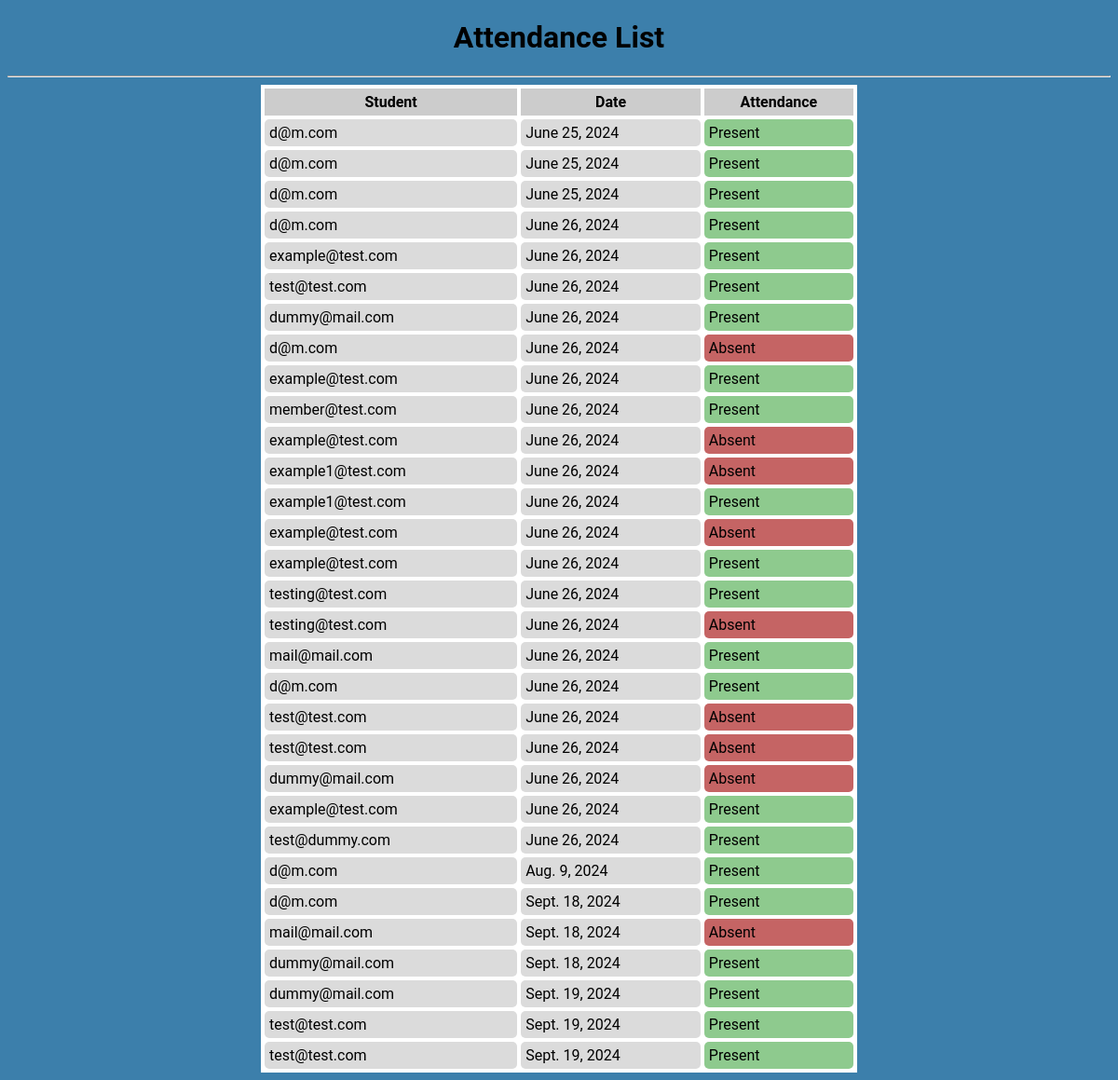
The page /attendance_list/ (signed in) on the database its author committed.
### school/models.py (models this page shows, shortened)
class Attendance(models.Model):
    student = models.ForeignKey(CustomUser, on_delete=models.CASCADE, limit_choices_to={'role': 'STUDENT'})
    date = models.DateField(default=timezone.now)
    is_present = models.BooleanField(default=False)

class CustomUser(AbstractBaseUser, PermissionsMixin):
    ROLE_CHOICES = (
        ('TEACHER', 'Teacher'),
        ('STUDENT', 'Student'),
    )
    email = models.EmailField(unique=True)
    role = models.CharField(max_length=10, choices=ROLE_CHOICES)
    if role==('TEACHER', 'Teacher'):
        is_active = models.BooleanField(default=True)
        is_staff = models.BooleanField(default=True)
    else:
        is_active = models.BooleanField(default=True)
        is_staff = models.BooleanField(default=False)
    objects = CustomUserManager()
    USERNAME_FIELD = 'email'
    REQUIRED_FIELDS = ['role']

### school/views.py (the view)
# urls.py: path('attendance_list/', AttendanceListView.as_view(), name='attendance_list'),
class AttendanceListView(ListView):
    model = Attendance
    template_name = 'attendance/attendance_list.html'
    context_object_name = 'attendances'
    def get_queryset(self):
        user = self.request.user
        if user.role == 'TEACHER':
            return Attendance.objects.all()
        elif user.role == 'STUDENT':
            return Attendance.objects.filter(student=user)
        else:
            return Attendance.objects.none()

### school/templates/attendance/attendance_list.html (shortened to what this page needs)
{% extends 'master.html' %}
{% block content %}
    <h1 align="center">Attendance List</h1><hr>
    <table border="0" cellpadding="5" cellspacing="4" align="center">
            <tr>
                <th>Student</th>
                <th>Date</th>
                <th>Attendance</th>
            </tr>
            {% for attendance in attendances %}
            <tr>
                <td>{{ attendance.student.email }}</td>
                <td>{{ attendance.date }}</td>
                {% if attendance.is_present %}
                    <td style="background-color: rgb(142, 202, 142);">
                        Present</td>
                {% else %}
                    <td style="background-color: rgb(197, 100, 100);">
                        Absent</td>
                {% endif %}
            </tr>
            {% endfor %}
    </table>
{% endblock %}

### school/templates/master.html (shortened to what this page needs)
{% load static %}
<!DOCTYPE html>
<html>
    <head>
        <link rel="stylesheet" href="{% static 'style.css' %}">
    </head>
    <body>
        {% block content %}
        {% endblock %}
    </body>
</html>

### school/static/style.css (style rules this page uses)
body { background-color: rgb(60, 127, 171); font-family: 'Roboto', sans-serif; }
table { border: #000000; background-color: #ffffff; width: 40rem; }
td { background-color: rgb(219, 219, 219); border-radius: 5px; }
th { background-color: rgb(204, 204, 204); }

### rows shown on the page
Attendance: student.email "d@m.com", date "June 25, 2024", is_present "Present"
Attendance: student.email "d@m.com", date "June 25, 2024", is_present "Present"
Attendance: student.email "d@m.com", date "June 25, 2024", is_present "Present"
Attendance: student.email "d@m.com", date "June 26, 2024", is_present "Present"
Attendance: student.email "example@test.com", date "June 26, 2024", is_present "Present"
Attendance: student.email "test@test.com", date "June 26, 2024", is_present "Present"
Attendance: student.email "dummy@mail.com", date "June 26, 2024", is_present "Present"
Attendance: student.email "d@m.com", date "June 26, 2024", is_present "Absent"
Attendance: student.email "example@test.com", date "June 26, 2024", is_present "Present"
Attendance: student.email "member@test.com", date "June 26, 2024", is_present "Present"
Attendance: student.email "example@test.com", date "June 26, 2024", is_present "Absent"
Attendance: student.email "example1@test.com", date "June 26, 2024", is_present "Absent"
Attendance: student.email "example1@test.com", date "June 26, 2024", is_present "Present"
Attendance: student.email "example@test.com", date "June 26, 2024", is_present "Absent"
Attendance: student.email "example@test.com", date "June 26, 2024", is_present "Present"
Attendance: student.email "testing@test.com", date "June 26, 2024", is_present "Present"
Attendance: student.email "testing@test.com", date "June 26, 2024", is_present "Absent"
Attendance: student.email "mail@mail.com", date "June 26, 2024", is_present "Present"
Attendance: student.email "d@m.com", date "June 26, 2024", is_present "Present"
Attendance: student.email "test@test.com", date "June 26, 2024", is_present "Absent"
Attendance: student.email "test@test.com", date "June 26, 2024", is_present "Absent"
Attendance: student.email "dummy@mail.com", date "June 26, 2024", is_present "Absent"
Attendance: student.email "example@test.com", date "June 26, 2024", is_present "Present"
Attendance: student.email "test@dummy.com", date "June 26, 2024", is_present "Present"
Attendance: student.email "d@m.com", date "Aug. 9, 2024", is_present "Present"
Attendance: student.email "d@m.com", date "Sept. 18, 2024", is_present "Present"
Attendance: student.email "mail@mail.com", date "Sept. 18, 2024", is_present "Absent"
Attendance: student.email "dummy@mail.com", date "Sept. 18, 2024", is_present "Present"
Attendance: student.email "dummy@mail.com", date "Sept. 19, 2024", is_present "Present"
Attendance: student.email "test@test.com", date "Sept. 19, 2024", is_present "Present"
Attendance: student.email "test@test.com", date "Sept. 19, 2024", is_present "Present"
